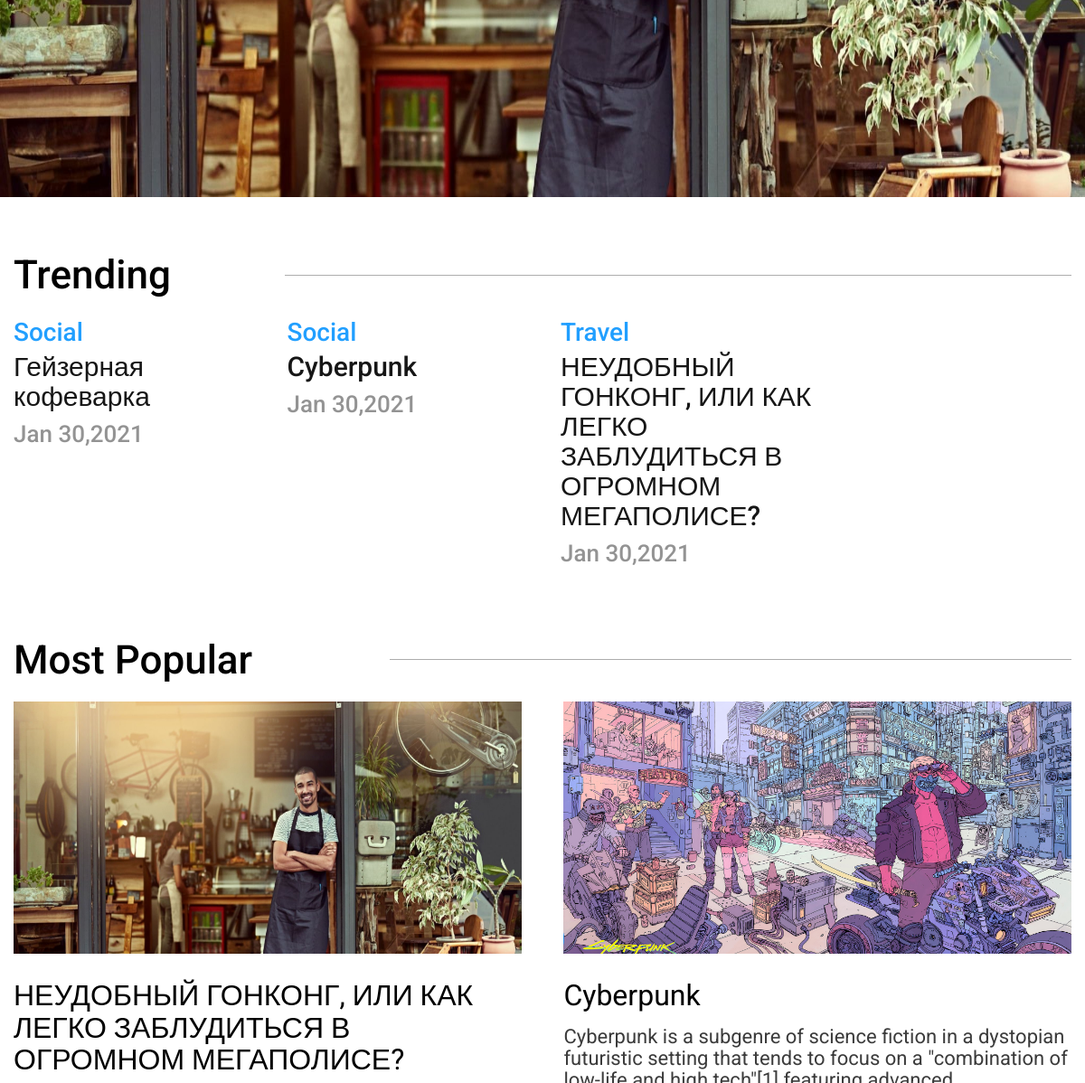
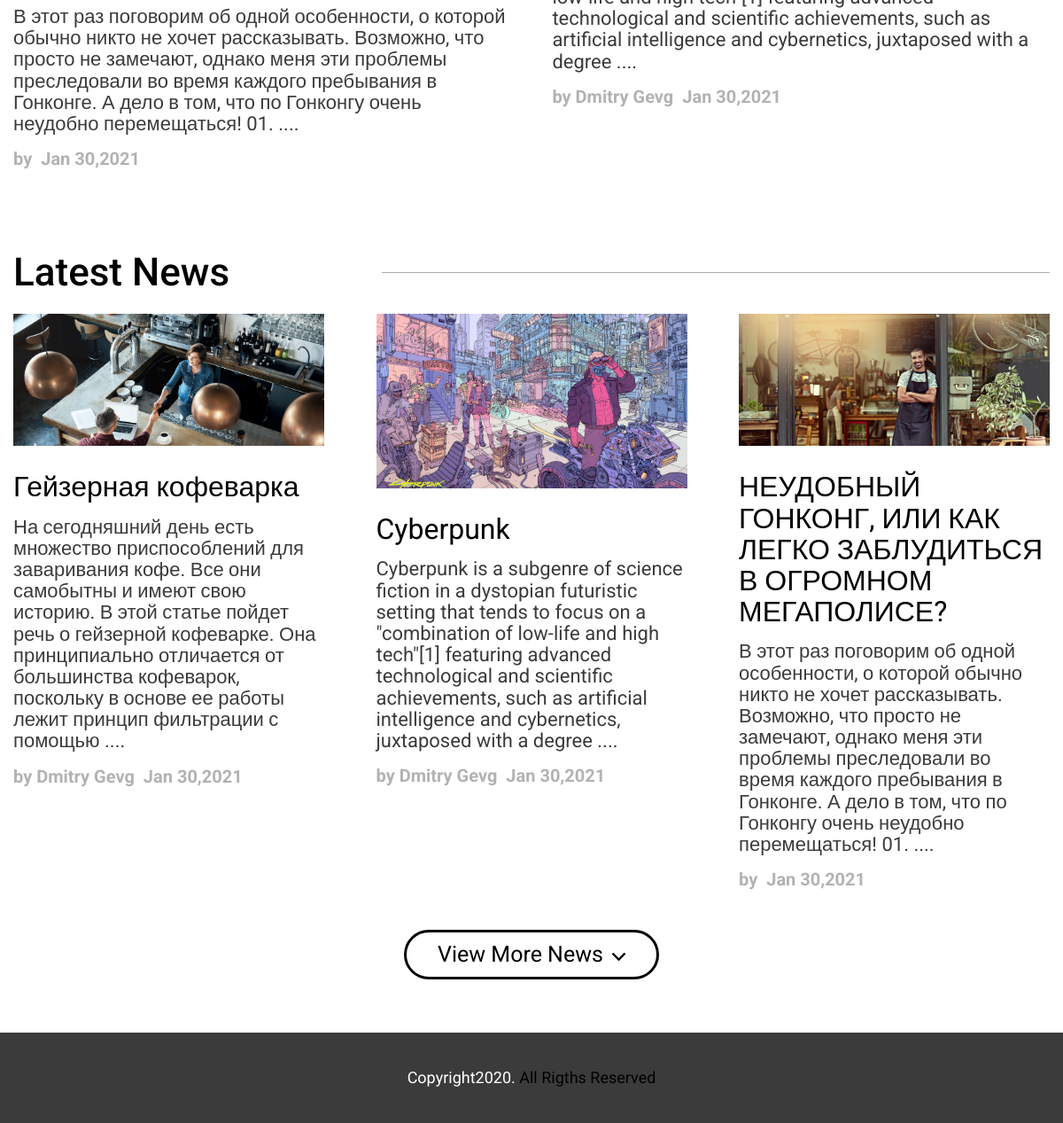
/ (lower part), run on an earlier commit of the app's database (2 pictures, top to bottom).
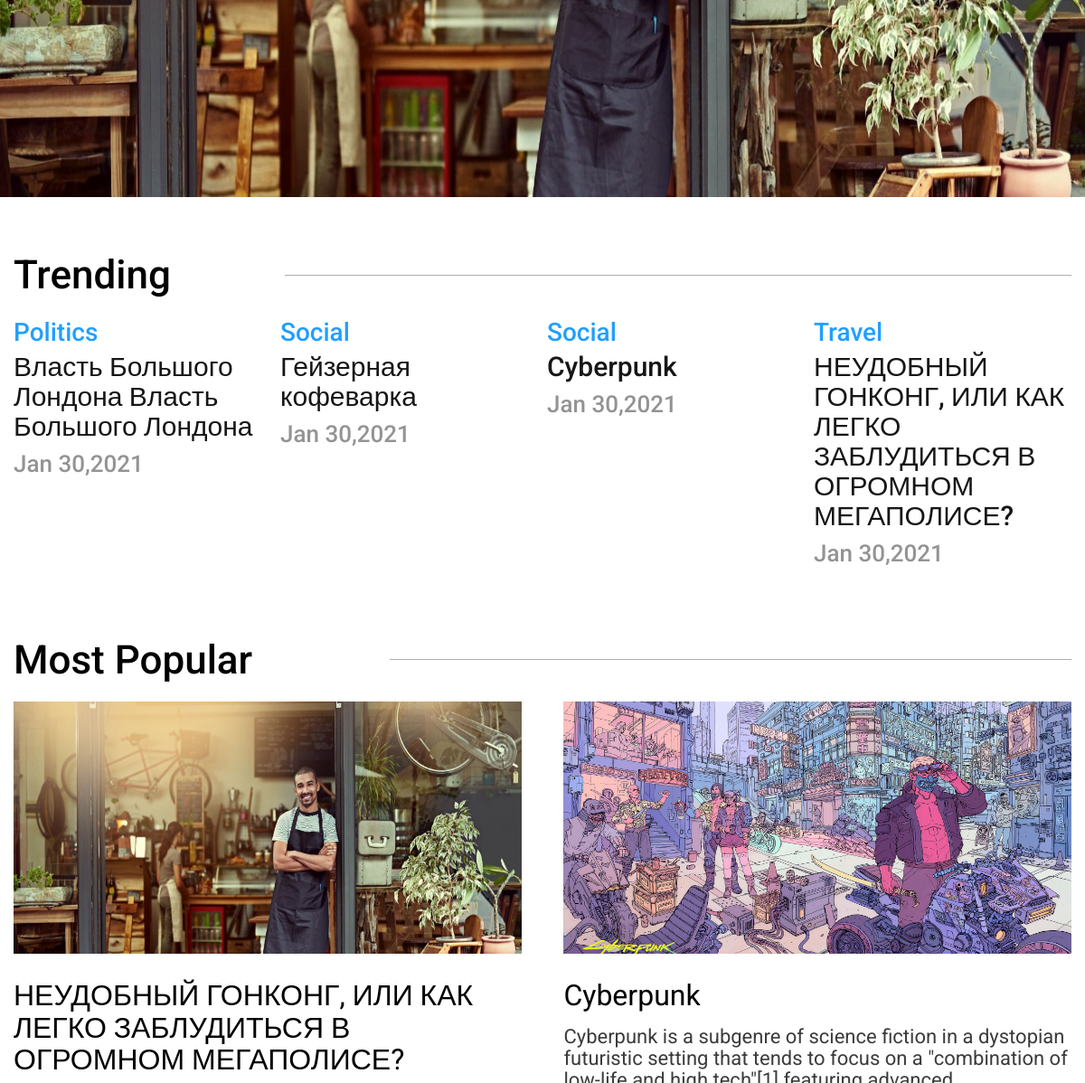
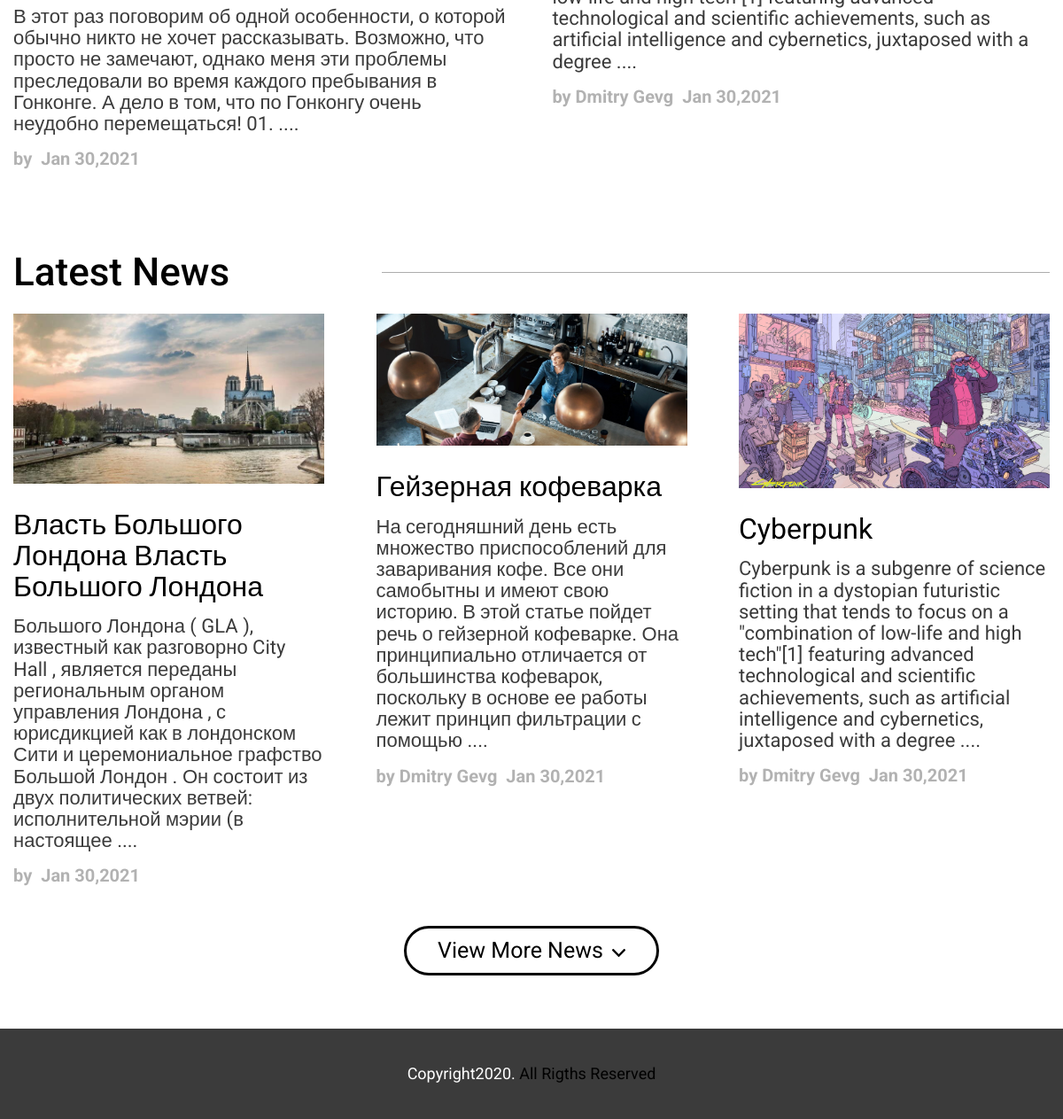
And on a later commit of the database (2 pictures, top to bottom).
### personalcabinet/models.py (models this page shows, shortened)
class Post(models.Model):
    title = models.CharField(max_length=255, verbose_name='title')
    photo = models.ImageField(upload_to='images/', verbose_name='photo')
    text = models.TextField(verbose_name='text')
    topic = models.ForeignKey(Topic, on_delete=models.CASCADE)
    author = models.ForeignKey(User, on_delete=models.CASCADE)
    date_create = models.DateTimeField(auto_now=True, db_index=True)
    class Meta:
        verbose_name = 'Пост'
        verbose_name_plural = 'Посты'

class Topic(models.Model):
    name = models.CharField(max_length=255, unique=True)
    class Meta:
        verbose_name = 'Тема'
        verbose_name_plural = 'Темы'

### auth_jatal/views.py (the view, shortened to what this page needs)
# urls.py: path('', main_page, name='main_page'),
def main_page(request):
    posts = Post.objects.all()
    last_news = posts.order_by('-date_create')[:3]
    populars = posts[:2]
    intro_posts = posts[0:3]
    trends = posts.order_by('-date_create')[:4]
    shortener_text(last_news, 40)
    shortener_text(populars, 40)
    context = {
        'user': '',
        'intro_posts': intro_posts,
        'trends': trends,
        'populars': populars,
        'last_news': last_news,
    }
    return render(request, 'index.html', context)

### main_pages/views.py (called while the page is built)
def shortener_text(posts, number):
    for post in posts:
        words = post.text.split(" ")
        if len(words) > number:
            post.text = ''
            for word in range(number):
                post.text += words[word] + ' '
        post.text += '....'

### templates/index.html (shortened to what the changed rows need)
{% extends 'layout/base.html' %}
{% load static %}
{% block content %}
    <div class="intro" id="introVue">
        <div class="intro__inner" id="intro">
            {% if intro_posts %}
                {% for intro in intro_posts %}
                    <div>
                        <div class="intro__bg">
                            <img src="{{ intro.photo.url }}" alt="" class="intro__img">
                        </div>
                    </div>
                {% endfor %}
            {% endif %}
        </div>
    </div>
    <div class="trend">
        <div class="container">
            <div class="trend__inner">
                <div class="trend__content">
                    {% for trend in trends %}
                        <div class="trend__item  wow fadeInLeft">
                            <a href="{% url 'single_post' trend.pk %}" class="trend__topic">{{ trend.topic.name }}</a>
                            <p><a href="{% url 'single_post' trend.pk %}"
                                  class="trend__text trend__text--underline">{{ trend.title }}</a></p>
                            <div class="trend__date">{{ trend.date_create|date:"M d,Y" }}</div>
                        </div>
                    {% endfor %}
                </div>
            </div>
        </div>
    </div>
    <div class="popular">
        <div class="container">
            <div class="popular__inner">
                <div class="popular__content">
                    {% for popular in populars %}
                        <div class="popular__item">
                            <div class="popular__photo">
                                <a href="{% url 'single_post' popular.pk %}">
                                    <img src="{{ popular.photo.url }}" alt="" class="popular__img popular__img-img"></a>
                            </div>
                            <p><a href="{% url 'single_post' popular.pk %}"
                                  class="popular__title popular__title--underline">{{ popular.title }}</a>
                            </p>
                            <div class="popular__text">
                                {{ popular.text }}
                            </div>
                            <div class="popular__info">
                                <div class="popular__info-author">
                                    by {{ popular.author.first_name }} {{ popular.author.last_name }}</div>
                                <div class="popular__info-date">{{ popular.date_create| date:"M d,Y" }}</div>
                            </div>
                        </div>
                    {% endfor %}
                </div>
            </div>
        </div>
    </div>
    <div class="latenews">
        <div class="container">
            <div class="latenews__inner">
                <div class="popular__content">
                    {% for latest in last_news %}
                        <div class="popular__item popular__item-latest">
                            <div class="popular__photo">
                                <a href="{% url 'single_post' latest.pk %}">
                                    <img src="{{ latest.photo.url }}" alt="" class="popular__img"></a>
                            </div>
                            <p><a href="#" class="popular__title popular__title--underline">
                                {{ latest.title }}
                            </a>
                            </p>
                            <div class="popular__text">
                                {{ latest.text }}
                            </div>
                            <div class="popular__info">
                                <div class="popular__info-author">
                                    by {{ latest.author.first_name }} {{ latest.author.last_name }}</div>
                                <div class="popular__info-date">{{ latest.date_create| date:"M d,Y" }}</div>
                            </div>
                        </div>
                    {% endfor %}
                </div>
            </div>
        </div>
    </div>
{% endblock %}

What changed in the data, as far as the page shows it:
no longer on one of the page's lists (row unchanged): Post: title "НЕУДОБНЫЙ ГОНКОНГ, ИЛИ КАК ЛЕГКО ЗАБЛУДИТЬСЯ В ОГРОМНОМ МЕГАПОЛИСЕ?", text "В этот раз поговорим об одной особенности, о которой обычно никто не хочет рассказывать. Возможно, что просто не замечают, однако меня эти проблемы преследовали во время каждого пребывания в Гонконге. А дело в том, что по Гонконгу очень неудобно перемещаться! 01. ....", date_create "Jan 30,2021"
added Post: topic.name "Politics", title "Власть Большого Лондона Власть Большого Лондона", date_create "Jan 30,2021", photo (picture), text "Большого Лондона ( GLA ), известный как разговорно City Hall , является переданы региональным органом управления Лондона , с юрисдикцией как в лондонском Сити и церемониальное графство Большой Лондон . Он состоит из двух политических ветвей: исполнительной мэрии (в настоящее ...."
